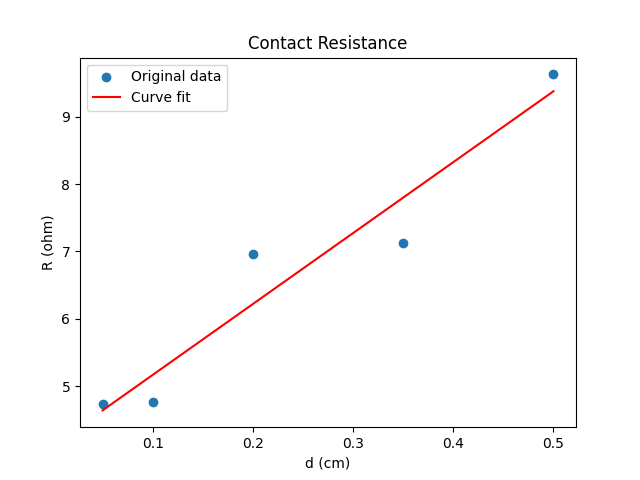

Write the Python code that produced this figure.
#contact reisistance measurement, calculated by linear regression
import numpy as np
import matplotlib.pyplot as plt
from scipy.optimize import curve_fit
from scipy.stats import linregress

# Given data, R (ohm) and d (cm)
d_values = np.array([0.05, 0.1, 0.2, 0.35, 0.5])
R_values = np.array([4.73, 4.76, 6.96, 7.12, 9.63])

#linear regression fitted to R(d) = 2*R + B*d

def linear(d, R, B):
    return 2*R + B*d

# Experimental values for w and t
t = 2.5 * 10**-4 #cm
w = 898.5 * 10**-4 #cm, Z value of the contact

# Curve fit
popt, pcov = curve_fit(linear, d_values, R_values)

# Linear regression
#slope, intercept, r_value, p_value, std_err = linregress(R, d)

# Plot
plt.scatter(d_values, R_values, label='Original data')
plt.plot(d_values, linear(d_values, *popt), color="red", label='Curve fit')
plt.xlabel("d (cm)")
plt.ylabel("R (ohm)")
plt.legend()
plt.title("Contact Resistance")

#save the plot
plt.savefig('ContactResistance_curvefit.png')

# Print results
print(popt)

